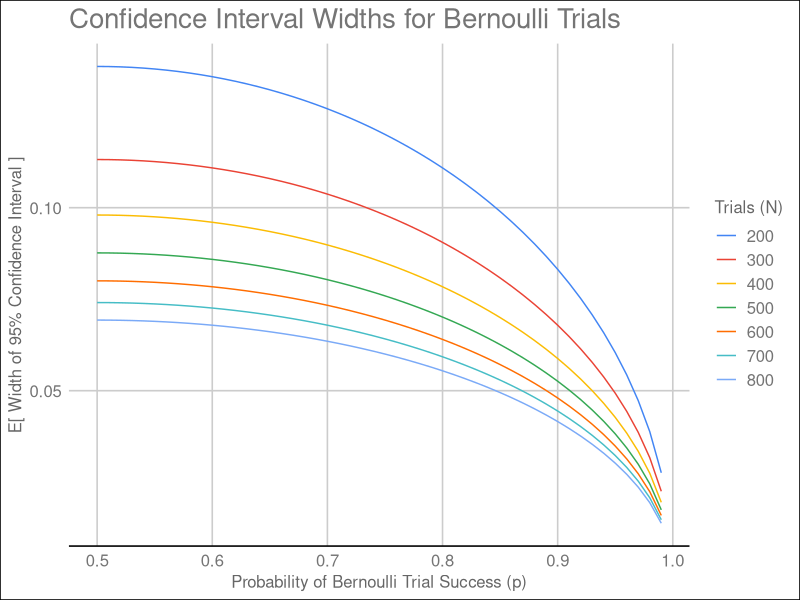
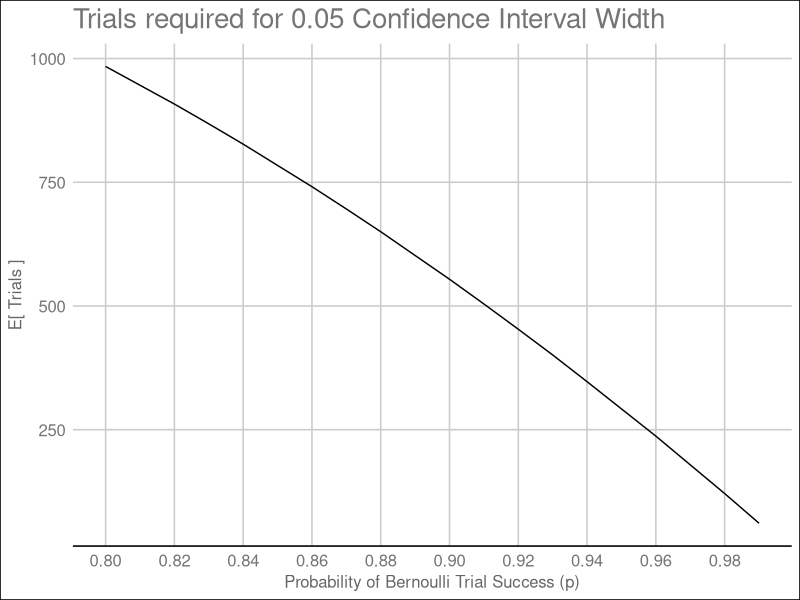

Reproduce these figures in R, in order.
library(tidyverse)
library(ggthemes)

probs <- seq(0.50, 0.99, 0.01)
N     <- seq(50, 1000, 1)
runs  <- seq(200, 800, 100)

width_func <- function(p, N) {
  std_dev <- sqrt(p * (1-p))
  z <- qnorm(.975) # 95% CI
  width <- 2 * z * std_dev/sqrt(N)
  return(width)
}

df <- expand.grid(N, probs)
names(df) <- c("N", "P")

df <- df %>%
  mutate(width = width_func(.$P, .$N))

df %>%
  filter(N %in% runs) %>%
  ggplot(aes(x = P, y = width, color = factor(N))) +
  geom_line() +
  scale_color_gdocs() +
  theme_gdocs() +
  labs(
    title = "Confidence Interval Widths for Bernoulli Trials",
    x = "Probability of Bernoulli Trial Success (p)",
    y = "E[ Width of 95% Confidence Interval ]",
    color = "Trials (N)"
  )


min.df <- df %>%
  filter(width <= 0.05) %>%
  group_by(P) %>%
  summarise(min_runs = min(N))

min.df %>%
  ggplot(aes(x = P, y = min_runs)) +
  geom_line() +
  scale_color_gdocs() +
  theme_gdocs() +
  scale_x_continuous(breaks = seq(0.8, 1, 0.02)) +
  labs(
    title = "Trials required for 0.05 Confidence Interval Width",
    x = "Probability of Bernoulli Trial Success (p)",
    y = "E[ Trials ]"
  )




